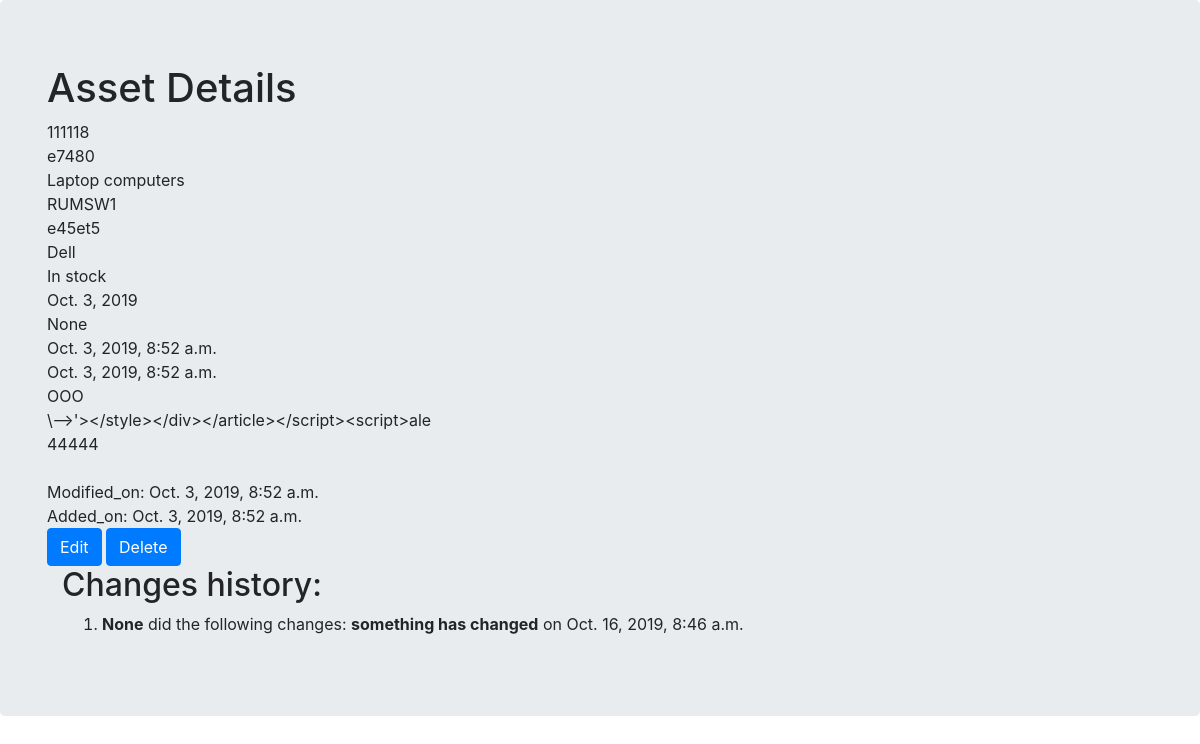
The page /assets/1 on the database its author committed.
### assets_app/models.py (models this page shows, shortened)
class Asset(models.Model):
    inventory_number = models.CharField(max_length=50, unique=True)
    model_name = models.CharField(max_length=50, unique=False, blank=False)
    category = TreeForeignKey('Category', on_delete=models.SET('UNCATEGORISED'), blank=False)
    location = TreeForeignKey('Location', on_delete=models.SET('NOT SET'), blank=False, null=True)
    serial_number = models.CharField(max_length=50, blank=False, null=True)
    vendor = models.ForeignKey(Vendor, on_delete=models.SET('NOT SET'), blank=False, null=True)
    state = models.ForeignKey(State, on_delete=models.SET('NOT SET'), blank=False, null=True)
    aquisition_date = models.DateField(null=True)
    warranty_expiry_date = models.DateField(blank=True, null=True)
    added_on = models.DateTimeField(editable=False, default=timezone.now)
    modified_on = models.DateTimeField(editable=False, default=timezone.now)
    legal_entity = models.CharField(max_length=100, blank=True)
    invoice_number = models.CharField(max_length=50, blank=True)
    host_name = models.CharField(max_length=100, blank=True)
    comments = models.TextField(blank=True)
    class Meta:
        verbose_name = 'Asset'
        verbose_name_plural = 'Assets'

class Category(MPTTModel):
    name = models.CharField(max_length=50, unique=True)
    parent = TreeForeignKey('self', on_delete=models.CASCADE, null=True, blank=True, related_name='children')
    selectable_choices = (('Yes','Yes'),('No','No'))
    selectable = models.CharField(max_length=3, choices=selectable_choices, default='No')
    class Meta:
        verbose_name = 'Category'
        verbose_name_plural = 'Categories'
    class MPTTMeta:
        level_attr = 'mptt_level'
        order_insertion_by=['name']
    def __str__(self):
        return self.name

class Location(MPTTModel):
    name = models.CharField(max_length=50)
    parent = TreeForeignKey('self', on_delete=models.CASCADE, null=True, blank=True, related_name='children')
    selectable_choices = (('Yes','Yes'),('No','No'))
    selectable = models.CharField(max_length=3, choices=selectable_choices, default='No')
    class Meta:
        verbose_name = 'Location'
        verbose_name_plural = 'Locations'
    class MPTTMeta:
        level_attr = 'mptt_level'
        order_insertion_by=['name']
    def __str__(self):
        return self.name

class Vendor(models.Model):
    name = models.CharField(max_length=50, unique=True)
    class Meta:
        verbose_name = 'Vendor'
        verbose_name_plural = 'Vendors'
    def __str__(self):
        return self.name

class State(models.Model):
    name = models.CharField(max_length=20, unique=True)
    class Meta:
        verbose_name = 'State'
        verbose_name_plural = 'State'
    def __str__(self):
        return self.name

class Change(models.Model):
    asset = models.ForeignKey(Asset, on_delete=models.CASCADE, editable=False, related_name='assets')
    changed_on = models.DateTimeField(editable=False, default=timezone.now)
    change_details = models.TextField(editable=False)
    author = models.ForeignKey('auth.User', on_delete=models.SET('USER DELETED'), editable=False, null=True)
    class Meta:
        verbose_name = 'Change'
        verbose_name_plural = 'Changes'

### assets_app/views.py (the view)
# urls.py: url(r'^assets/(?P<pk>\d+)$', views.AssetDetailView.as_view(), name='asset_detail'),
class AssetDetailView(DetailView):
    model = Asset
    def get_context_data(self, **kwargs):
        context = super(AssetDetailView, self).get_context_data(**kwargs)
        pk = self.kwargs.get('pk', 0)
        context['change'] = Change.objects.filter(asset=pk)
        return context

### templates/assets_app/asset_detail.html (shortened to what this page needs)
<!DOCTYPE html>
<html>
    <head>
        <link rel="stylesheet" href="https://stackpath.bootstrapcdn.com/bootstrap/4.3.1/css/bootstrap.min.css">
    </head>
    <body>
       <div class='jumbotron'>
        <div class='container'>
            <h1>Asset Details</h1>
            {{ asset.inventory_number }}<br>
            {{ asset.model_name }}<br>
            {{ asset.category }}<br>
            {{ asset.location }}<br>
            {{ asset.serial_number}}<br>
            {{ asset.vendor}}<br>
            {{ asset.state }}<br>
            {{ asset.aquisition_date }}<br>
            {{ asset.warranty_expiry_date }}<br>
            {{ asset.added_on }}<br>
            {{ asset.modified_on}}<br>
            {{ asset.legal_entity }}<br>
            {{ asset.invoice_number }}<br>
            {{ asset.host_name  }}<br>
            {{ asset.comments  }}<br>
            Modified_on: {{ asset.modified_on  }}<br>
            Added_on: {{ asset.added_on  }}<br>
            <a class='btn btn-primary' href='{% url "asset_edit" pk=asset.pk %}'>
                <span class='glyphicon glyphicon-plus'>Edit</span>
            </a>
            <a class='btn btn-primary' href='{% url "asset_delete" pk=asset.pk %}'>
                <span class='glyphicon glyphicon-plus'>Delete</span>
            </a>
            <div class='container'>
                <h2>Changes history:</h2>
                <ol>
                    {% for obj in change reversed %}
                        <li>
                            <b>{{obj.author}}</b> did the following changes: <b>{{obj.change_details}}</b> on {{obj.changed_on}}
                        </li>
                    {% endfor %}
                </ol>
            </div>
        </div>
     </div>
    </body>
</html>

### rows shown on the page
Asset: inventory_number "111118", model_name "e7480", category "Laptop computers", location "RUMSW1", serial_number "e45et5", vendor "Dell", state "In stock", aquisition_date "Oct. 3, 2019", warranty_expiry_date "None", added_on "Oct. 3, 2019, 8:52 a.m.", modified_on "Oct. 3, 2019, 8:52 a.m.", legal_entity "OOO", invoice_number "\\-->'></style></div></article></script><script>ale", host_name "44444"
Change: author "None", change_details "something has changed", changed_on "Oct. 16, 2019, 8:46 a.m."
